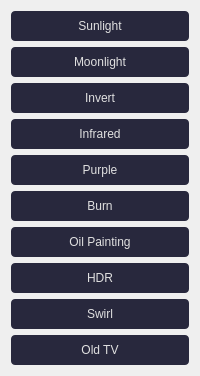
     <widget class="QWidget" name="effectsPage">
      <layout class="QVBoxLayout" name="effectsLayout">
       <item>
        <widget class="QPushButton" name="Sunlight">
         <property name="styleSheet">
          <string notr="true">QFrame#sidebar {
           background-color: #1E1E2F; /* Updated dark blue/gray background */
           border-left: 1px solid #2c2f3a;
           color: #e0e0e0;
           }
           /* ... other styles ... */
           QPushButton {
           background-color: #28283D; /* Updated button background */
           color: #E0E0E0;
           border: none; /* Remove border for cleaner look */
           border-radius: 4px; /* Slightly smaller radius */
           padding: 8px; /* Slightly larger padding */
           }
           QPushButton:hover {
           background-color: #303045; /* Darker background to simulate lift/shadow */
           color: #00BCD4; /* Modern Teal Accent */
           border: 1px solid #00BCD4; /* Light border on hover */
           }
           QPushButton:pressed {
           background-color: #3949AB; /* Deep Indigo Pressed State */
           color: white;
           border: 1px solid #3949AB;
           }</string>
         </property>
         <property name="text">
          <string>Sunlight</string>
         </property>
        </widget>
       </item>
       <item>
        <widget class="QPushButton" name="moon">
         <property name="styleSheet">
          <string notr="true">QFrame#sidebar {
           background-color: #1E1E2F; /* Updated dark blue/gray background */
           border-left: 1px solid #2c2f3a;
           color: #e0e0e0;
           }
           /* ... other styles ... */
           QPushButton {
           background-color: #28283D; /* Updated button background */
           color: #E0E0E0;
           border: none; /* Remove border for cleaner look */
           border-radius: 4px; /* Slightly smaller radius */
           padding: 8px; /* Slightly larger padding */
           }
           QPushButton:hover {
           background-color: #303045; /* Darker background to simulate lift/shadow */
           color: #00BCD4; /* Modern Teal Accent */
           border: 1px solid #00BCD4; /* Light border on hover */
           }
           QPushButton:pressed {
           background-color: #3949AB; /* Deep Indigo Pressed State */
           color: white;
           border: 1px solid #3949AB;
           }</string>
         </property>
         <property name="text">
          <string>Moonlight</string>
         </property>
        </widget>
       </item>
       <item>
        <widget class="QPushButton" name="Invert">
         <property name="styleSheet">
          <string notr="true">QFrame#sidebar {
           background-color: #1E1E2F; /* Updated dark blue/gray background */
           border-left: 1px solid #2c2f3a;
           color: #e0e0e0;
           }
           /* ... other styles ... */
           QPushButton {
           background-color: #28283D; /* Updated button background */
           color: #E0E0E0;
           border: none; /* Remove border for cleaner look */
           border-radius: 4px; /* Slightly smaller radius */
           padding: 8px; /* Slightly larger padding */
           }
           QPushButton:hover {
           background-color: #303045; /* Darker background to simulate lift/shadow */
           color: #00BCD4; /* Modern Teal Accent */
           border: 1px solid #00BCD4; /* Light border on hover */
           }
           QPushButton:pressed {
           background-color: #3949AB; /* Deep Indigo Pressed State */
           color: white;
           border: 1px solid #3949AB;
           }</string>
         </property>
         <property name="text">
          <string>Invert</string>
         </property>
        </widget>
       </item>
       <item>
        <widget class="QPushButton" name="Infrared">
         <property name="styleSheet">
          <string notr="true">QFrame#sidebar {
           background-color: #1E1E2F; /* Updated dark blue/gray background */
           border-left: 1px solid #2c2f3a;
           color: #e0e0e0;
           }
           /* ... other styles ... */
           QPushButton {
           background-color: #28283D; /* Updated button background */
           color: #E0E0E0;
           border: none; /* Remove border for cleaner look */
           border-radius: 4px; /* Slightly smaller radius */
           padding: 8px; /* Slightly larger padding */
           }
           QPushButton:hover {
           background-color: #303045; /* Darker background to simulate lift/shadow */
           color: #00BCD4; /* Modern Teal Accent */
           border: 1px solid #00BCD4; /* Light border on hover */
           }
           QPushButton:pressed {
           background-color: #3949AB; /* Deep Indigo Pressed State */
           color: white;
           border: 1px solid #3949AB;
           }</string>
         </property>
         <property name="text">
          <string>Infrared</string>
         </property>
        </widget>
       </item>
       <item>
        <widget class="QPushButton" name="Purple">
         <property name="styleSheet">
          <string notr="true">QFrame#sidebar {
           background-color: #1E1E2F; /* Updated dark blue/gray background */
           border-left: 1px solid #2c2f3a;
           color: #e0e0e0;
           }
           /* ... other styles ... */
           QPushButton {
           background-color: #28283D; /* Updated button background */
           color: #E0E0E0;
           border: none; /* Remove border for cleaner look */
           border-radius: 4px; /* Slightly smaller radius */
           padding: 8px; /* Slightly larger padding */
           }
           QPushButton:hover {
           background-color: #303045; /* Darker background to simulate lift/shadow */
           color: #00BCD4; /* Modern Teal Accent */
           border: 1px solid #00BCD4; /* Light border on hover */
           }
           QPushButton:pressed {
           background-color: #3949AB; /* Deep Indigo Pressed State */
           color: white;
           border: 1px solid #3949AB;
           }</string>
         </property>
         <property name="text">
          <string>Purple</string>
         </property>
        </widget>
       </item>
       <item>
        <widget class="QPushButton" name="burned">
         <property name="styleSheet">
          <string notr="true">QFrame#sidebar {
           background-color: #1E1E2F; /* Updated dark blue/gray background */
           border-left: 1px solid #2c2f3a;
           color: #e0e0e0;
           }
           /* ... other styles ... */
           QPushButton {
           background-color: #28283D; /* Updated button background */
           color: #E0E0E0;
           border: none; /* Remove border for cleaner look */
           border-radius: 4px; /* Slightly smaller radius */
           padding: 8px; /* Slightly larger padding */
           }
           QPushButton:hover {
           background-color: #303045; /* Darker background to simulate lift/shadow */
           color: #00BCD4; /* Modern Teal Accent */
           border: 1px solid #00BCD4; /* Light border on hover */
           }
           QPushButton:pressed {
           background-color: #3949AB; /* Deep Indigo Pressed State */
           color: white;
           border: 1px solid #3949AB;
           }</string>
         </property>
         <property name="text">
          <string>Burn</string>
         </property>
        </widget>
       </item>
       <item>
        <widget class="QPushButton" name="Oil">
         <property name="styleSheet">
          <string notr="true">QFrame#sidebar {
           background-color: #1E1E2F; /* Updated dark blue/gray background */
           border-left: 1px solid #2c2f3a;
           color: #e0e0e0;
           }
           /* ... other styles ... */
           QPushButton {
           background-color: #28283D; /* Updated button background */
           color: #E0E0E0;
           border: none; /* Remove border for cleaner look */
           border-radius: 4px; /* Slightly smaller radius */
           padding: 8px; /* Slightly larger padding */
           }
           QPushButton:hover {
           background-color: #303045; /* Darker background to simulate lift/shadow */
           color: #00BCD4; /* Modern Teal Accent */
           border: 1px solid #00BCD4; /* Light border on hover */
           }
           QPushButton:pressed {
           background-color: #3949AB; /* Deep Indigo Pressed State */
           color: white;
           border: 1px solid #3949AB;
           }</string>
         </property>
         <property name="text">
          <string>Oil Painting</string>
         </property>
        </widget>
       </item>
       <item>
        <widget class="QPushButton" name="emboss">
         <property name="styleSheet">
          <string notr="true">QFrame#sidebar {
           background-color: #1E1E2F; /* Updated dark blue/gray background */
           border-left: 1px solid #2c2f3a;
           color: #e0e0e0;
           }
           /* ... other styles ... */
           QPushButton {
           background-color: #28283D; /* Updated button background */
           color: #E0E0E0;
           border: none; /* Remove border for cleaner look */
           border-radius: 4px; /* Slightly smaller radius */
           padding: 8px; /* Slightly larger padding */
           }
           QPushButton:hover {
           background-color: #303045; /* Darker background to simulate lift/shadow */
           color: #00BCD4; /* Modern Teal Accent */
           border: 1px solid #00BCD4; /* Light border on hover */
           }
           QPushButton:pressed {
           background-color: #3949AB; /* Deep Indigo Pressed State */
           color: white;
           border: 1px solid #3949AB;
           }</string>
         </property>
         <property name="text">
          <string>HDR</string>
         </property>
        </widget>
       </item>
       <item>
        <widget class="QPushButton" name="swirlbtn">
         <property name="styleSheet">
          <string notr="true">QFrame#sidebar {
           background-color: #1E1E2F; /* Updated dark blue/gray background */
           border-left: 1px solid #2c2f3a;
           color: #e0e0e0;
           }
           /* ... other styles ... */
           QPushButton {
           background-color: #28283D; /* Updated button background */
           color: #E0E0E0;
           border: none; /* Remove border for cleaner look */
           border-radius: 4px; /* Slightly smaller radius */
           padding: 8px; /* Slightly larger padding */
           }
           QPushButton:hover {
           background-color: #303045; /* Darker background to simulate lift/shadow */
           color: #00BCD4; /* Modern Teal Accent */
           border: 1px solid #00BCD4; /* Light border on hover */
           }
           QPushButton:pressed {
           background-color: #3949AB; /* Deep Indigo Pressed State */
           color: white;
           border: 1px solid #3949AB;
           }</string>
         </property>
         <property name="text">
          <string>Swirl</string>
         </property>
        </widget>
       </item>
       <item>
        <widget class="QPushButton" name="OldTv">
         <property name="styleSheet">
          <string notr="true">QFrame#sidebar {
           background-color: #1E1E2F; /* Updated dark blue/gray background */
           border-left: 1px solid #2c2f3a;
           color: #e0e0e0;
           }
           /* ... other styles ... */
           QPushButton {
           background-color: #28283D; /* Updated button background */
           color: #E0E0E0;
           border: none; /* Remove border for cleaner look */
           border-radius: 4px; /* Slightly smaller radius */
           padding: 8px; /* Slightly larger padding */
           }
           QPushButton:hover {
           background-color: #303045; /* Darker background to simulate lift/shadow */
           color: #00BCD4; /* Modern Teal Accent */
           border: 1px solid #00BCD4; /* Light border on hover */
           }
           QPushButton:pressed {
           background-color: #3949AB; /* Deep Indigo Pressed State */
           color: white;
           border: 1px solid #3949AB;
           }</string>
         </property>
         <property name="text">
          <string>Old TV</string>
         </property>
        </widget>
       </item>
      </layout>
     </widget>
